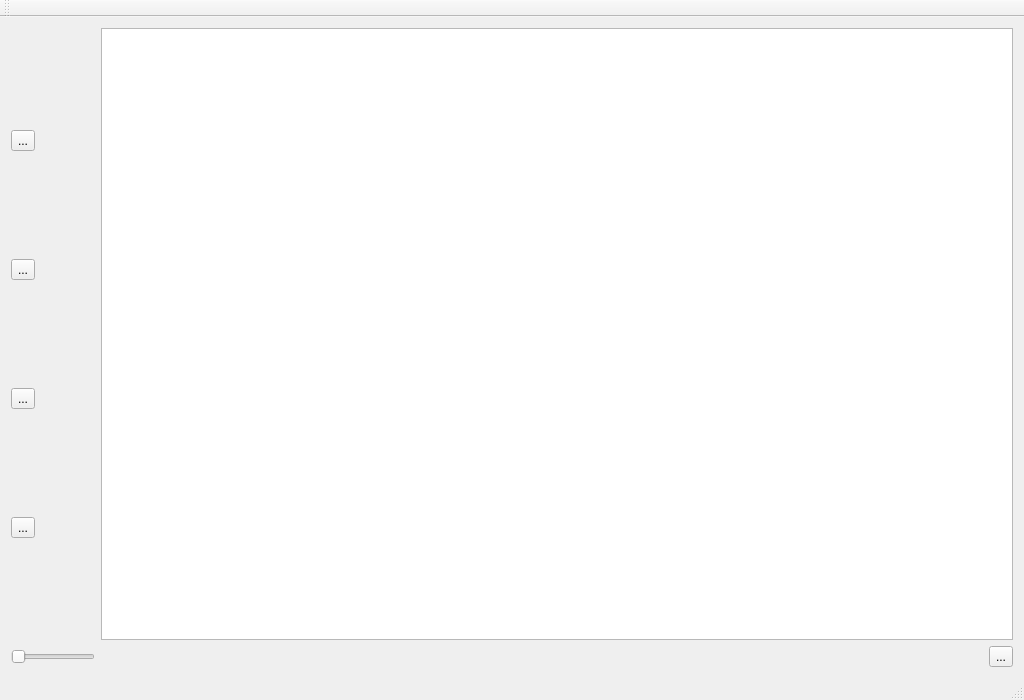
<?xml version="1.0" encoding="UTF-8"?>
<ui version="4.0">
 <class>QGephiClass</class>
 <widget class="QMainWindow" name="QGephiClass">
  <property name="geometry">
   <rect>
    <x>0</x>
    <y>0</y>
    <width>1024</width>
    <height>700</height>
   </rect>
  </property>
  <property name="windowTitle">
   <string>QGephi</string>
  </property>
  <widget class="QWidget" name="centralWidget">
   <layout class="QGridLayout" name="gridLayout">
    <item row="1" column="0" colspan="2">
     <widget class="QSlider" name="horizontalSlider">
      <property name="orientation">
       <enum>Qt::Horizontal</enum>
      </property>
     </widget>
    </item>
    <item row="1" column="3">
     <widget class="QToolButton" name="toolButton_5">
      <property name="text">
       <string>...</string>
      </property>
     </widget>
    </item>
    <item row="0" column="0">
     <layout class="QVBoxLayout" name="verticalLayout">
      <item>
       <widget class="QToolButton" name="toolButton">
        <property name="text">
         <string>...</string>
        </property>
       </widget>
      </item>
      <item>
       <widget class="QToolButton" name="toolButton_2">
        <property name="text">
         <string>...</string>
        </property>
       </widget>
      </item>
      <item>
       <widget class="QToolButton" name="toolButton_3">
        <property name="text">
         <string>...</string>
        </property>
       </widget>
      </item>
      <item>
       <widget class="QToolButton" name="toolButton_4">
        <property name="text">
         <string>...</string>
        </property>
       </widget>
      </item>
     </layout>
    </item>
    <item row="1" column="2">
     <spacer name="horizontalSpacer">
      <property name="orientation">
       <enum>Qt::Horizontal</enum>
      </property>
      <property name="sizeHint" stdset="0">
       <size>
        <width>323</width>
        <height>20</height>
       </size>
      </property>
     </spacer>
    </item>
    <item row="0" column="2" colspan="2">
     <widget class="QGraphicsView" name="graphicsView">
      <property name="sceneRect">
       <rectf>
        <x>0.000000000000000</x>
        <y>0.000000000000000</y>
        <width>500.000000000000000</width>
        <height>500.000000000000000</height>
       </rectf>
      </property>
      <property name="alignment">
       <set>Qt::AlignLeading|Qt::AlignLeft|Qt::AlignTop</set>
      </property>
      <property name="renderHints">
       <set>QPainter::Antialiasing|QPainter::TextAntialiasing</set>
      </property>
     </widget>
    </item>
   </layout>
  </widget>
  <widget class="QMenuBar" name="menuBar">
   <property name="geometry">
    <rect>
     <x>0</x>
     <y>0</y>
     <width>1024</width>
     <height>23</height>
    </rect>
   </property>
  </widget>
  <widget class="QToolBar" name="mainToolBar">
   <attribute name="toolBarArea">
    <enum>TopToolBarArea</enum>
   </attribute>
   <attribute name="toolBarBreak">
    <bool>false</bool>
   </attribute>
  </widget>
  <widget class="QStatusBar" name="statusBar"/>
 </widget>
 <layoutdefault spacing="6" margin="11"/>
 <resources>
  <include location="qgephi.qrc"/>
 </resources>
 <connections/>
</ui>
